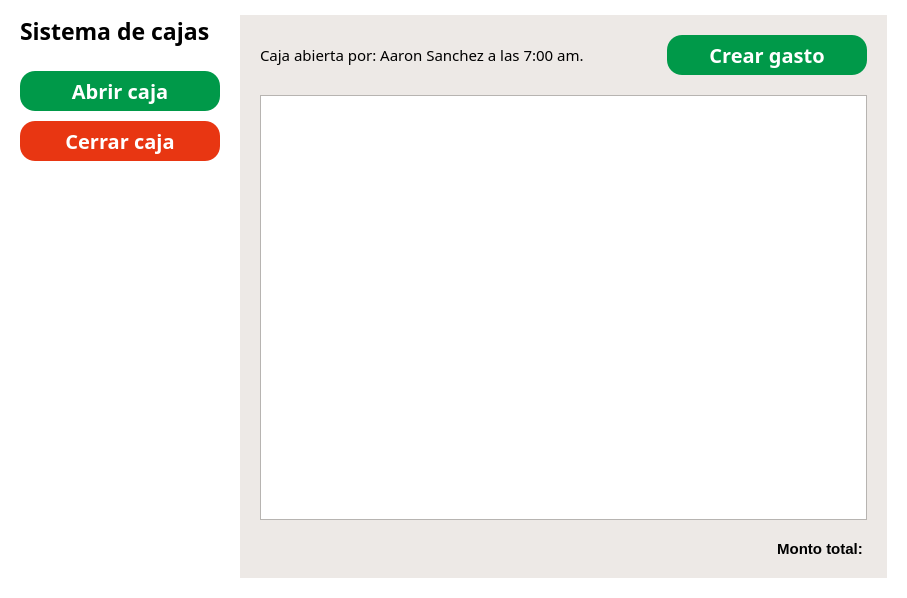
<?xml version="1.0" encoding="UTF-8"?>
<ui version="4.0">
 <class>CashierPage</class>
 <widget class="QWidget" name="CashierPage">
  <property name="geometry">
   <rect>
    <x>0</x>
    <y>0</y>
    <width>907</width>
    <height>598</height>
   </rect>
  </property>
  <property name="windowTitle">
   <string>Form</string>
  </property>
  <property name="styleSheet">
   <string notr="true">QWidget {
	color: black;
	background-color: white;
}</string>
  </property>
  <layout class="QGridLayout" name="gridLayout">
   <property name="leftMargin">
    <number>20</number>
   </property>
   <property name="topMargin">
    <number>15</number>
   </property>
   <property name="rightMargin">
    <number>20</number>
   </property>
   <property name="bottomMargin">
    <number>20</number>
   </property>
   <property name="spacing">
    <number>20</number>
   </property>
   <item row="1" column="0">
    <widget class="QWidget" name="widget" native="true">
     <property name="sizePolicy">
      <sizepolicy hsizetype="Minimum" vsizetype="Minimum">
       <horstretch>0</horstretch>
       <verstretch>0</verstretch>
      </sizepolicy>
     </property>
     <property name="minimumSize">
      <size>
       <width>200</width>
       <height>100</height>
      </size>
     </property>
     <property name="maximumSize">
      <size>
       <width>200</width>
       <height>100</height>
      </size>
     </property>
     <layout class="QVBoxLayout" name="verticalLayout">
      <property name="leftMargin">
       <number>0</number>
      </property>
      <property name="topMargin">
       <number>0</number>
      </property>
      <property name="rightMargin">
       <number>0</number>
      </property>
      <property name="bottomMargin">
       <number>0</number>
      </property>
      <item>
       <widget class="QPushButton" name="openCashier_button">
        <property name="minimumSize">
         <size>
          <width>200</width>
          <height>40</height>
         </size>
        </property>
        <property name="maximumSize">
         <size>
          <width>200</width>
          <height>40</height>
         </size>
        </property>
        <property name="font">
         <font>
          <family>Segoe UI Variable</family>
          <pointsize>15</pointsize>
          <bold>true</bold>
         </font>
        </property>
        <property name="styleSheet">
         <string notr="true">QPushButton {
	border-radius: 15px;
	padding: 5px;
	background-color: rgb(0, 153, 73);
	color: white;
}

QPushButton:hover {
  background-color: rgb(0, 181, 84);     /* Fondo al pasar el mouse */
  color: white;                /* Color del texto al pasar el mouse */
}

QPushButton:pressed {
  background-color: rgb(0, 125, 58);     /* Fondo al presionar */
  color: white;                /* Color del texto al presionar */
}

QPushButton:disabled {
  background-color: rgb(39, 39, 43);     /* Fondo deshabilitado */
  color: #7f8c8d;                /* Color del texto deshabilitado */
}

QPushButton:checked {
  background-color: #27ae60;     /* Fondo cuando está checkable y activado */
  color: #ecf0f1;        
}</string>
        </property>
        <property name="text">
         <string>Abrir caja</string>
        </property>
       </widget>
      </item>
      <item>
       <widget class="QPushButton" name="closeCashier_button">
        <property name="minimumSize">
         <size>
          <width>200</width>
          <height>40</height>
         </size>
        </property>
        <property name="maximumSize">
         <size>
          <width>200</width>
          <height>40</height>
         </size>
        </property>
        <property name="font">
         <font>
          <family>Segoe UI Variable</family>
          <pointsize>15</pointsize>
          <bold>true</bold>
         </font>
        </property>
        <property name="styleSheet">
         <string notr="true">QPushButton {
	border-radius: 15px;
	padding: 5px;
	background-color: rgb(232, 54, 18);
	color: white;
}

QPushButton:hover {
  background-color: rgb(253, 59, 20);     /* Fondo al pasar el mouse */
  color: #f0f0f0;                /* Color del texto al pasar el mouse */
}

QPushButton:pressed {
  background-color: rgb(208, 48, 16);    /* Fondo al presionar */
  color: #d0d0d0;                /* Color del texto al presionar */
}

QPushButton:disabled {
  background-color: rgb(39, 39, 43);     /* Fondo deshabilitado */
  color: #7f8c8d;                /* Color del texto deshabilitado */
}

QPushButton:checked {
  background-color: #27ae60;     /* Fondo cuando está checkable y activado */
  color: #ecf0f1;        
}</string>
        </property>
        <property name="text">
         <string>Cerrar caja</string>
        </property>
       </widget>
      </item>
     </layout>
    </widget>
   </item>
   <item row="0" column="1" rowspan="5">
    <widget class="QWidget" name="widget_2" native="true">
     <property name="styleSheet">
      <string notr="true">QWidget {
	color: black;
	background-color: rgb(237, 233, 230);
}</string>
     </property>
     <layout class="QVBoxLayout" name="verticalLayout_2">
      <property name="spacing">
       <number>20</number>
      </property>
      <property name="leftMargin">
       <number>20</number>
      </property>
      <property name="topMargin">
       <number>20</number>
      </property>
      <property name="rightMargin">
       <number>20</number>
      </property>
      <property name="bottomMargin">
       <number>20</number>
      </property>
      <item>
       <layout class="QHBoxLayout" name="horizontalLayout">
        <item>
         <widget class="QLabel" name="cashierInformationlabel">
          <property name="font">
           <font>
            <family>Segoe UI Variable</family>
            <pointsize>11</pointsize>
            <bold>false</bold>
           </font>
          </property>
          <property name="text">
           <string>Caja abierta por: Aaron Sanchez a las 7:00 am.</string>
          </property>
         </widget>
        </item>
        <item>
         <widget class="QPushButton" name="openCashier_button_2">
          <property name="minimumSize">
           <size>
            <width>200</width>
            <height>40</height>
           </size>
          </property>
          <property name="maximumSize">
           <size>
            <width>200</width>
            <height>40</height>
           </size>
          </property>
          <property name="font">
           <font>
            <family>Segoe UI Variable</family>
            <pointsize>15</pointsize>
            <bold>true</bold>
           </font>
          </property>
          <property name="styleSheet">
           <string notr="true">QPushButton {
	border-radius: 15px;
	padding: 5px;
	background-color: rgb(0, 153, 73);
	color: white;
}

QPushButton:hover {
  background-color: rgb(0, 181, 84);     /* Fondo al pasar el mouse */
  color: white;                /* Color del texto al pasar el mouse */
}

QPushButton:pressed {
  background-color: rgb(0, 125, 58);     /* Fondo al presionar */
  color: white;                /* Color del texto al presionar */
}

QPushButton:disabled {
  background-color: rgb(39, 39, 43);     /* Fondo deshabilitado */
  color: #7f8c8d;                /* Color del texto deshabilitado */
}

QPushButton:checked {
  background-color: #27ae60;     /* Fondo cuando está checkable y activado */
  color: #ecf0f1;        
}</string>
          </property>
          <property name="text">
           <string>Crear gasto</string>
          </property>
         </widget>
        </item>
       </layout>
      </item>
      <item>
       <widget class="QScrollArea" name="scrollArea">
        <property name="widgetResizable">
         <bool>true</bool>
        </property>
        <widget class="QWidget" name="scrollAreaWidgetContents">
         <property name="geometry">
          <rect>
           <x>0</x>
           <y>0</y>
           <width>605</width>
           <height>419</height>
          </rect>
         </property>
         <property name="styleSheet">
          <string notr="true">QWidget {
	color: black;
	background-color: rgb(255, 255, 255);
}</string>
         </property>
        </widget>
       </widget>
      </item>
      <item>
       <widget class="QLabel" name="totalAmount_label">
        <property name="font">
         <font>
          <pointsize>11</pointsize>
          <bold>true</bold>
         </font>
        </property>
        <property name="text">
         <string>Monto total: </string>
        </property>
        <property name="alignment">
         <set>Qt::AlignmentFlag::AlignRight|Qt::AlignmentFlag::AlignTrailing|Qt::AlignmentFlag::AlignVCenter</set>
        </property>
       </widget>
      </item>
     </layout>
    </widget>
   </item>
   <item row="4" column="0">
    <spacer name="verticalSpacer">
     <property name="orientation">
      <enum>Qt::Orientation::Vertical</enum>
     </property>
     <property name="sizeHint" stdset="0">
      <size>
       <width>20</width>
       <height>40</height>
      </size>
     </property>
    </spacer>
   </item>
   <item row="0" column="0">
    <widget class="QLabel" name="label">
     <property name="font">
      <font>
       <family>Segoe UI Variable</family>
       <pointsize>17</pointsize>
       <bold>true</bold>
      </font>
     </property>
     <property name="text">
      <string>Sistema de cajas</string>
     </property>
    </widget>
   </item>
   <item row="3" column="0">
    <widget class="QWidget" name="widget_3" native="true">
     <layout class="QVBoxLayout" name="verticalLayout_3">
      <property name="spacing">
       <number>0</number>
      </property>
      <property name="leftMargin">
       <number>0</number>
      </property>
      <property name="topMargin">
       <number>0</number>
      </property>
      <property name="rightMargin">
       <number>0</number>
      </property>
      <property name="bottomMargin">
       <number>0</number>
      </property>
     </layout>
    </widget>
   </item>
  </layout>
 </widget>
 <resources/>
 <connections/>
</ui>
